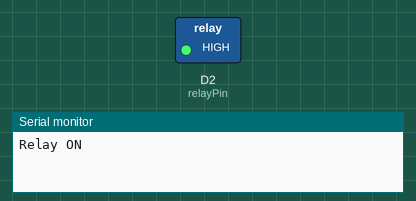
Bench run of a sketch on a simulated ESP8266 (NodeMCU). On the bench: switched loads named in the sketch (green lamp = pin HIGH), the last lines printed to the serial monitor.

Above: at 1.0 s.
At 3.0 s:
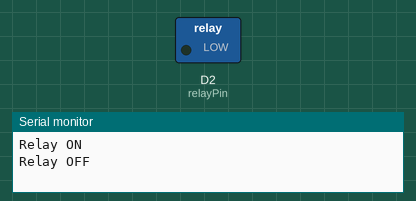
Timing chart, 0 to 5.2 s (numbered marks = the images above):
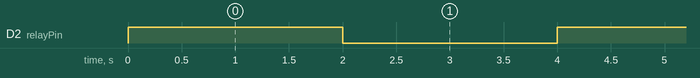

The sketch:

LED_Blink.ino
```cpp
const int relayPin = D2; // GPIO4 (D2) is connected to the relay

void setup() {
  // Start serial communication
  Serial.begin(115200);

  // Set relay pin as output
  pinMode(relayPin, OUTPUT);

  // Initialize relay as OFF
  digitalWrite(relayPin, LOW);
}

void loop() {
  // Turn relay ON
  digitalWrite(relayPin, HIGH);
  Serial.println("Relay ON");
  delay(2000); // Wait for 2 seconds

  // Turn relay OFF
  digitalWrite(relayPin, LOW);
  Serial.println("Relay OFF");
  delay(2000); // Wait for 2 seconds
}
```

Measured:
- by itself, D2 (relayPin): alternates HIGH for 2.0 s and LOW for 2.0 s
